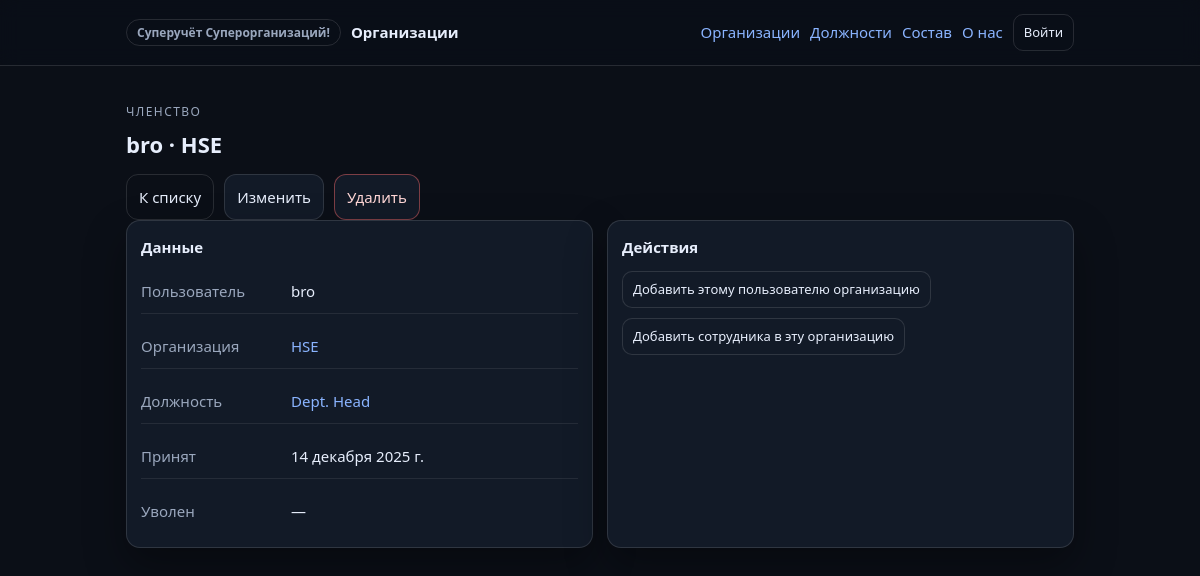
/memberships/2/, run on the app's committed database.
### core/models.py (models this page shows, shortened)
class Membership(models.Model):
    user = models.ForeignKey(settings.AUTH_USER_MODEL,on_delete=models.CASCADE,related_name="memberships")
    organization = models.ForeignKey(Organization,on_delete=models.CASCADE,related_name="memberships")
    position = models.ForeignKey(Position,on_delete=models.SET_DEFAULT,default=default_position_id,related_name="memberships")
    hire_date = models.DateField(default=timezone.localdate)
    dismissal_date = models.DateField(null=True, blank=True)
    class Meta:
        unique_together = (("user", "organization"))
        ordering = ["-hire_date", "organization__organization_name", "user__username"]
        verbose_name = "Сотрудник в организации"
        verbose_name_plural = "Сотрудники в организациях"

class Organization(models.Model):
    organization_name = models.CharField(max_length=50)
    founding_date = models.DateField(default=timezone.localdate)
    address = models.CharField(max_length=200)
    director_name = models.CharField(max_length=50)
    users = models.ManyToManyField(settings.AUTH_USER_MODEL,through="Membership",related_name="organizations",blank=True)
    class Meta:
        ordering = ["organization_name"]
        verbose_name = "Организация"
        verbose_name_plural = "Организации"
    def __str__(self):
        return self.organization_name

class Position(models.Model):
    name = models.CharField(max_length=50, unique=True)
    class Meta:
        ordering = ["name"]
        verbose_name = "Должность"
        verbose_name_plural = "Должности"
    def __str__(self):
        return self.name

### core/views.py (the view)
# urls.py: path("memberships/<int:pk>/",views.MembershipDetail.as_view(),name="membership-detail"),
class MembershipDetail(DetailView):
    model = Membership
    template_name = "core/membership_detail.html"
    queryset = Membership.objects.select_related("user", "organization", "position")

### core/templates/core/membership_detail.html (shortened to what this page needs)
{% extends "index.html" %}
{% block content %}
<div class="page-head">
  <div>
    <div class="kicker">Членство</div>
    <h1>{{ object.user }} · {{ object.organization }}</h1>
  </div>
  <div class="actions">
    <a class="btn ghost" href="{% url 'core:membership-list' %}">К списку</a>
    <a class="btn" href="{% url 'core:membership-update' object.pk %}">Изменить</a>
    <a class="btn danger" href="{% url 'core:membership-delete' object.pk %}">Удалить</a>
  </div>
</div>
<div class="grid-2">
  <div class="card">
    <div class="card-title">Данные</div>
    <dl class="dl">
      <div><dt>Пользователь</dt><dd>{{ object.user }}</dd></div>
      <div><dt>Организация</dt><dd><a class="link" href="{% url 'core:organization-detail' object.organization_id %}">{{ object.organization }}</a></dd></div>
      <div><dt>Должность</dt><dd><a class="link" href="{% url 'core:position-detail' object.position_id %}">{{ object.position }}</a></dd></div>
      <div><dt>Принят</dt><dd>{{ object.hire_date }}</dd></div>
      <div><dt>Уволен</dt><dd>{{ object.dismissal_date|default:"—" }}</dd></div>
    </dl>
  </div>
  <div class="card">
    <div class="card-title">Действия</div>
    <div class="actions">
      <a class="btn sm" href="{% url 'core:membership-create' %}?user={{ object.user_id }}">Добавить этому пользователю организацию</a>
      <a class="btn sm" href="{% url 'core:membership-create' %}?organization={{ object.organization_id }}">Добавить сотрудника в эту организацию</a>
    </div>
  </div>
</div>
{% endblock %}

### static/css/site.css (style rules this page uses)
:root { --bg: #0b0f17; --panel: #121a27; --text: #e7eefc; --muted: #9aa7bd; --border: rgba(255, 255, 255, 0.12); --link: #8ab4ff; --danger: #ff6b6b; --shadow: 0 18px 40px rgba(0, 0, 0, 0.35); --radius: 14px; }
* { box-sizing: border-box; }
html, body { height: 100%; }
html { color-scheme: dark; }
body { margin: 0; font: 15px/1.6 system-ui, -apple-system, "Segoe UI", Roboto, Arial; background: var(--bg); color: var(--text); }
a { color: var(--link); text-decoration: none; }
.kicker { color: var(--muted); text-transform: uppercase; font-size: 12px; letter-spacing: 0.12em; }
h1 { margin: 6px 0 0; font-size: 22px; font-weight: 800; }
.stats, .actions { display: flex; gap: 10px; flex-wrap: wrap; margin-top: 12px; }
.grid-2 { display: grid; gap: 14px; }
@media (min-width: 860px) { .grid-2 { grid-template-columns: 1fr 1fr; } }
.card { background: var(--panel); border: 1px solid var(--border); border-radius: var(--radius); padding: 14px; box-shadow: var(--shadow); }
.card-title { margin: 0 0 10px; font-size: 15px; font-weight: 700; }
.btn { display: inline-flex; align-items: center; gap: 8px; padding: 10px 12px; border: 1px solid var(--border); border-radius: 12px; background: var(--panel); color: var(--text); cursor: pointer; }
.btn.sm { padding: 7px 10px; border-radius: 10px; font-size: 13px; }
.btn.ghost { background: transparent; }
.btn.danger { border-color: rgba(255, 107, 107, 0.45); color: #ffd6d6; }
.dl { display: grid; gap: 10px; margin: 0; }
.dl > div { display: grid; grid-template-columns: 140px 1fr; gap: 10px; padding: 10px 0; border-bottom: 1px solid rgba(255, 255, 255, 0.08); }
.dl > div:last-child { border-bottom: 0; }
dt { color: var(--muted); }
dd { margin: 0; }

### data on the page
Membership: user "bro", organization "HSE", position "Dept. Head", hire_date "14 декабря 2025 г.", dismissal_date "—"
